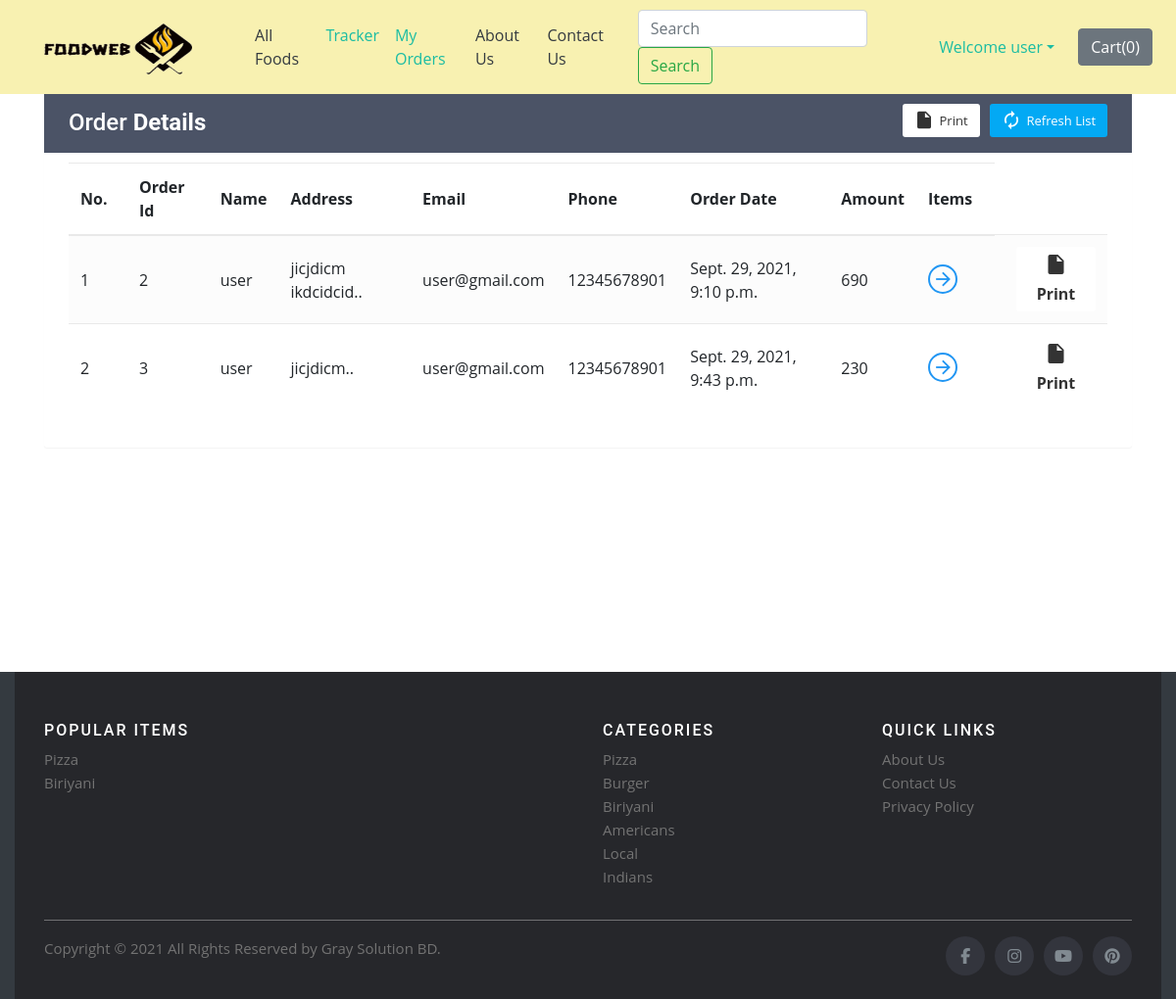
/shop/orderView/ (signed in), run on an earlier commit of the app's database.
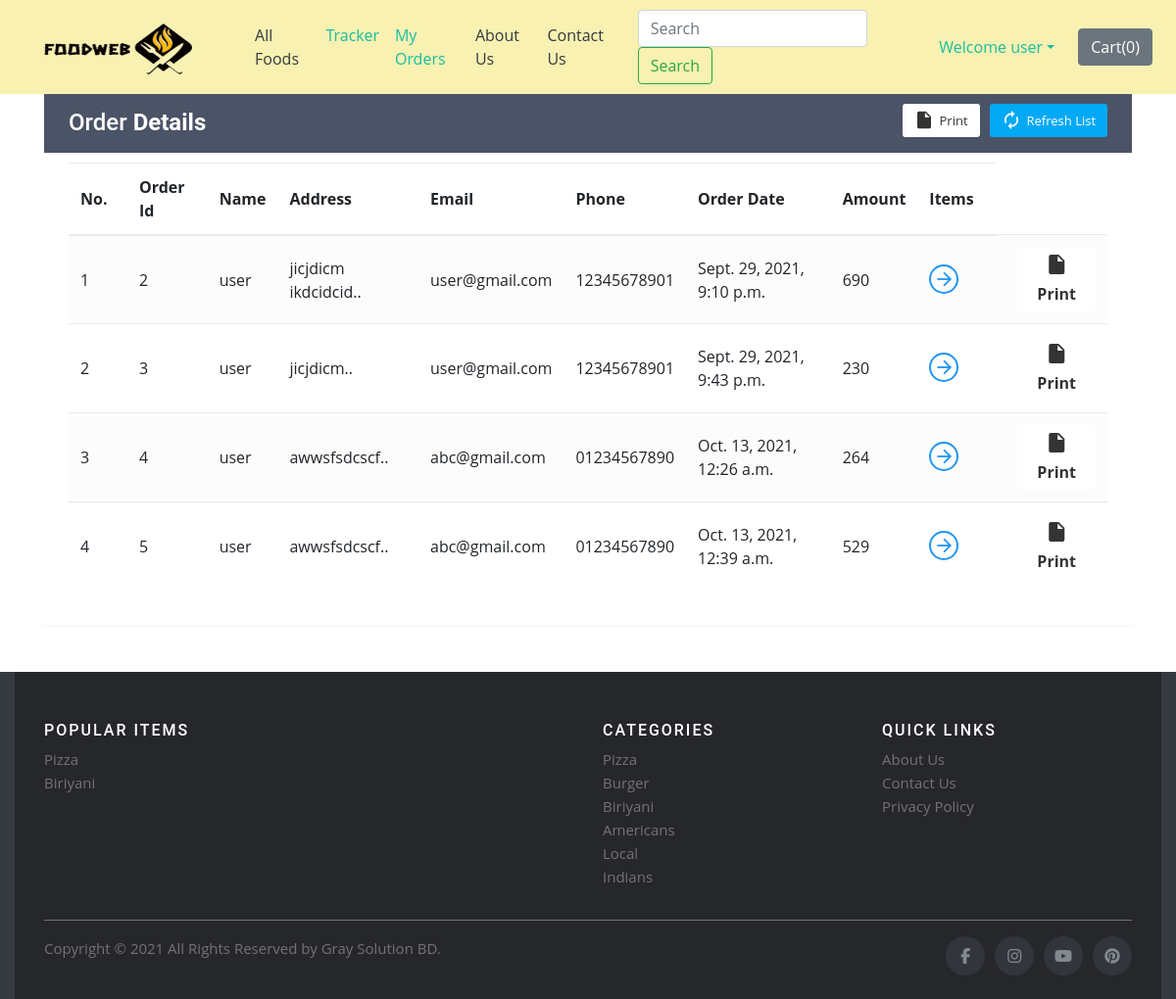
And on a later commit of the database.
### shop/models.py (models this page shows)
class Orders(models.Model):
    order_id = models.AutoField(primary_key=True)
    items_json = models.CharField(max_length=5000)
    userId = models.IntegerField(default=0)
    amount = models.IntegerField(default=0)
    name = models.CharField(max_length=90)
    email = models.CharField(max_length=111)
    address = models.CharField(max_length=111)
    phone = models.CharField(max_length=111, default="")
    timestamp = models.DateTimeField(default=timezone.now)

### shop/views.py (the view)
# urls.py: path('orderView/', views.orderView, name="orderView"),
def orderView(request):
    if request.user.is_authenticated:
        current_user = request.user
        orderHistory = Orders.objects.filter(userId=current_user.id)
        if len(orderHistory) == 0:
            messages.info(request, "You have not ordered.")
            return render(request, 'shop/orderView.html')
        return render(request, 'shop/orderView.html', {'orderHistory': orderHistory})
    return render(request, 'shop/orderView.html')

### shop/templates/shop/orderView.html (shortened to what this page needs)
{% extends 'shop/basic.html' %}
{% block body %}
    {% if user.is_authenticated %}
    <div class="container" id="cont">
        <div class="table-wrapper">
            <div class="table-title">
                <div class="row">
                    <div class="col-sm-4">
                        <h2>Order <b>Details</b></h2>
                    </div>
                    <div class="col-sm-8">
                        <a href="" class="btn btn-primary"><i class="material-icons">&#xE863;</i> <span>Refresh List</span></a>
                        <a href="#" onclick="window.print()" class="btn btn-info"><i class="material-icons">&#xE24D;</i> <span>Print</span></a>
                    </div>
                </div>
            </div>
            <table class="table table-striped table-hover">
                <thead>
                    <tr>
                        <th>No.</th>
                        <th>Order Id</th>
                        <th>Name</th>
                        <th>Address</th>
                        <th>Email</th>
                        <th>Phone</th>
                        <th>Order Date</th>
                        <th>Amount</th>
                        <th>Items</th>
                    </tr>
                </thead>
                <tbody>
                    {% for i in orderHistory %}
                    <tr>
                        <td class="count"></td>
                        <td>{{i.order_id}}</td>
                        <td>{{i.name}}</td>
                        <td data-toggle="tooltip" title="{{i.address}}">{{i.address|slice:"0:25"}}..</td>
                        <td>{{i.email}}</td>
                        <td>{{i.phone}}</td>
                        <td>{{i.timestamp}}</td>
                        <td>{{i.amount}}</td>
                        <td><a href="#" id="click{{i.order_id}}" class="view" title="View Details"><i class="material-icons">&#xE5C8;</i></a></td>
                        <td><a href="#" onclick="window.print()" class="btn btn-info"><i class="material-icons">&#xE24D;</i> <span>Print</span></a></td>
                    </tr>
                    {% endfor %}
                </tbody>
            </table>
        </div>
    </div>
    {% else %}
        <div id="cont2">
            <div class="alert alert-info">
                <font style="font-size:22px"><center>You need to <strong><a class="alert-link" data-toggle="modal" data-target="#loginModal">Login</a></strong></center></font>
            </div>
        </div>
    {% endif %}
{% endblock %}

### shop/templates/shop/basic.html (shortened to what this page needs)
<!doctype html>
<html lang="en">
  <head>
     {% load static %}
    <link rel="stylesheet" href="https://stackpath.bootstrapcdn.com/bootstrap/4.2.1/css/bootstrap.min.css">
    <link rel="stylesheet" href="https://stackpath.bootstrapcdn.com/bootstrap/4.3.1/css/bootstrap.min.css">
    <link rel="stylesheet" href="https://use.fontawesome.com/releases/v5.8.2/css/all.css">
    <link href="{% static 'shop/assets/css/style.css' %}" rel="stylesheet">
  </head>
  <body>
    <nav class="navbar navbar-expand-lg nav-mod fixed-top">
      <div><a class="navbar-brand" href="/"><img src="http://127.0.0.1:8000/media/shop/images/foodwebLogo.png" alt="" style="width:220px; height: 70px;"></a></div>
      <div class="collapse navbar-collapse" id="navbarSupportedContent">
        <ul class="navbar-nav mr-auto">
          <li class="nav-item active">
            <a class="nav-link text-dark" href="/shop">All Foods<span class="sr-only">(current)</span></a>
          </li>
          {% if user.is_authenticated %}
          <li class="nav-item">
            <a class="nav-link" href="/shop/tracker/">Tracker</a>
          </li>
          <li class="nav-item">
            <a class="nav-link" href="/shop/orderView/">My Orders</a>
          </li>
          {% endif %}
          <li class="nav-item">
            <a class="nav-link text-dark" href="/shop/about">About Us</a>
          </li>
          <li class="nav-item">
            <a class="nav-link text-dark" href="/shop/contact">Contact Us</a>
          </li>
        </ul>
        <form method="get" action="/shop/search" class="form-inline my-2 my-lg-0 mx-3">
          <input class="form-control mr-sm-2" type="search" name="search" id="search" placeholder="Search" aria-label="Search" required>
          <button class="btn btn-outline-success my-2 my-sm-0" type="submit">Search</button>
        </form>
        {% if user.is_authenticated %}
        <ul class="navbar-nav mr-2">
          <li class="nav-item dropdown">
            <a class="nav-link dropdown-toggle" href='#' id="navbarDropdown" role="button" data-toggle="dropdown"> Welcome {{request.user}}</a>
          </li>
        </ul>
        {% else %}
        <button type="button" class="btn btn-primary mx-2" data-toggle="modal" data-target="#loginModal">Login</button>
        <button type="button" class="btn btn-success mx-2" data-toggle="modal" data-target="#signupModal">SignUp</button>
        {% endif %}
        <button type="button" class="btn btn-secondary mx-2" id="popcart" data-container="body" data-html="true" data-toggle="popover" title="MyCart" data-placement="bottom" data-content="Bottom popover">
          Cart(<span id="cart">0</span>)
        </button>
      </div>
    </nav>
    <div class="margin-msg">
    {% block body %} {% endblock %}
  </div>
  <div class="footer container-fluid bg-dark text-light">
    <footer class="site-footer">
      <div class="container">
        <div class="row">
          <div class="col-sm-12 col-md-6">
            <h6>Popular Items</h6>
            <ul class="footer-links">
              <li><a href="/shop">Pizza</a></li>
              <li><a href="/shop">Biriyani</a></li>
            </ul>
          </div>
          <div class="col-xs-6 col-md-3">
            <h6>Categories</h6>
            <ul class="footer-links">
              <li><a href="/shop">Pizza</a></li>
              <li><a href="/shop">Burger</a></li>
              <li><a href="/shop">Biriyani</a></li>
              <li><a href="/shop">Americans</a></li>
              <li><a href="/shop">Local</a></li>
              <li><a href="/shop">Indians</a></li>
            </ul>
          </div>
          <div class="col-xs-6 col-md-3">
            <h6>Quick Links</h6>
            <ul class="footer-links">
              <li><a href="/shop/about">About Us</a></li>
              <li><a href="/shop/contact">Contact Us</a></li>
              <li><a href="#">Privacy Policy</a></li>
            </ul>
          </div>
        </div>
        <hr>
      </div>
      <div class="container">
        <div class="row">
          <div class="col-md-8 col-sm-6 col-xs-12">
            <p class="copyright-text">Copyright &copy; 2021 All Rights Reserved by
         <a href="#">Gray Solution BD</a>.
            </p>
          </div>
          <div class="col-md-4 col-sm-6 col-xs-12">
            <ul class="social-icons">
              <li><a class="facebook" href="https://www.facebook.com/"><i class="fa fa-facebook"></i></a></li>
              <li><a class="instagram" href="https://www.instagram.com/"><i class="fa fa-instagram"></i></a></li>
              <li><a class="youtube" href="#"><i class="fa fa-youtube"></i></a></li>
              <li><a class="pinterest" href="#"><i class="fa fa-pinterest"></i></a></li>
            </ul>
          </div>
        </div>
      </div>
    </footer>
   </div>
  </body>
</html>

### shop/static/shop/assets/css/style.css (style rules this page uses)
body { font-family: "Open Sans", sans-serif; color: #334240; }
a { color: #1bbca3; }
h1, h2, h3, h4, h5, h6 { font-family: "Roboto", sans-serif; }
.site-footer { background-color:#26272b; padding:45px 0 20px; font-size:15px; line-height:24px; color:#737373; }
.site-footer hr { border-top-color:#bbb; opacity:0.5 }
.site-footer h6 { color:#fff; font-size:16px; text-transform:uppercase; margin-top:5px; letter-spacing:2px }
.site-footer a { color:#737373; }
.footer-links { padding-left:0; list-style:none }
.footer-links li { display:block }
.footer-links a { color:#737373 }
.site-footer .social-icons { text-align:right }
.site-footer .social-icons a { width:40px; height:40px; line-height:40px; margin-left:6px; margin-right:0; border-radius:100%; background-color:#33353d }
.copyright-text { margin:0 }
.social-icons { padding-left:0; margin-bottom:0; list-style:none }
.social-icons li { display:inline-block; margin-bottom:4px }
.social-icons a { background-color:#eceeef; color:#818a91; font-size:16px; display:inline-block; line-height:44px; width:44px; height:44px; text-align:center; margin-right:8px; border-radius:100%; -webkit-transition:all .2s linear; -o-transition:all .2s linear; transition:all .2s linear }

What changed in the data, as far as the page shows it:
added Orders: order_id "4", name "user", address "awwsfsdcscf", email "abc@gmail.com", phone "01234567890", timestamp "Oct. 13, 2021, 12:26 a.m.", amount "264"
added Orders: order_id "5", name "user", address "awwsfsdcscf", email "abc@gmail.com", phone "01234567890", timestamp "Oct. 13, 2021, 12:39 a.m.", amount "529"
